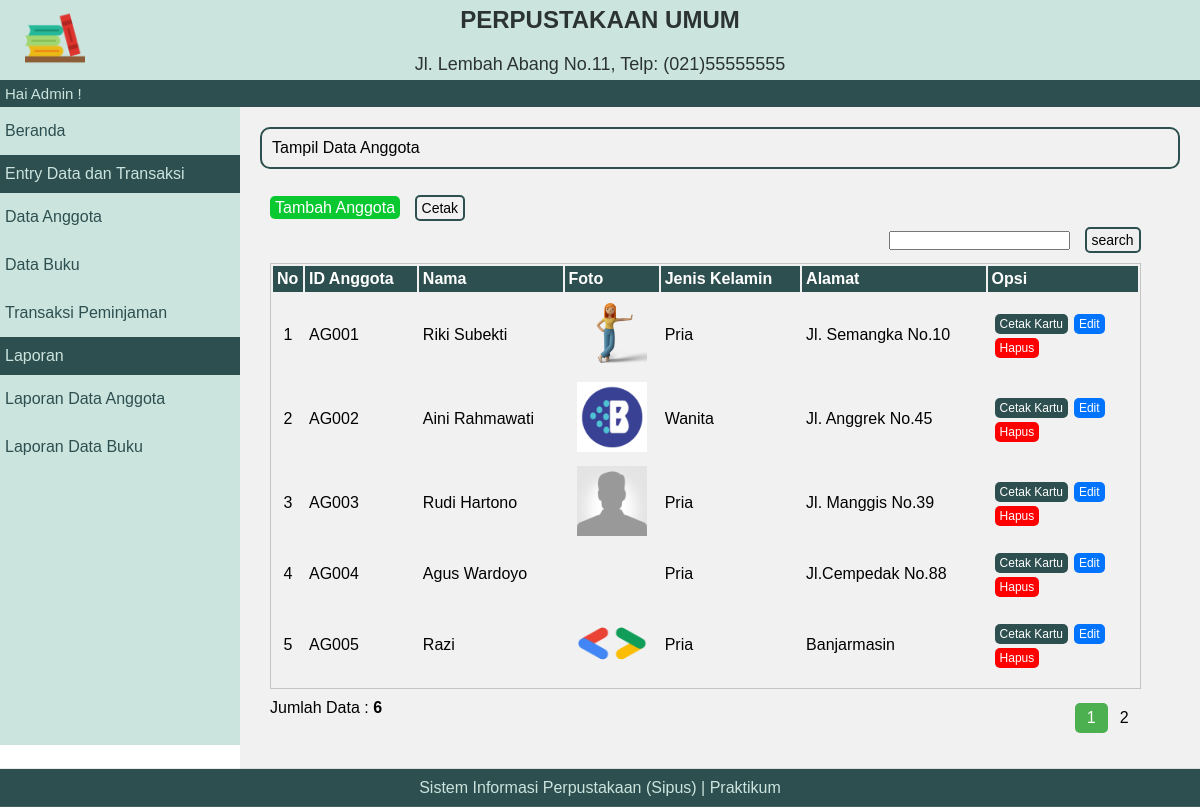
Screenshot of /index.php?p=anggota (signed in) with the database file from the repository.
### tables this page shows
CREATE TABLE `tbanggota` (
  `idanggota` varchar(255) NOT NULL,
  `nama` varchar(255) NOT NULL,
  `jeniskelamin` varchar(255) NOT NULL,
  `alamat` varchar(255) NOT NULL,
  `status` varchar(255) NOT NULL,
  `foto` varchar(255) NOT NULL
);

### pages/anggota.php (the view, shortened to what this page needs)
<p class="nmHalaman">Tampil Data Anggota</p>
<div id="content">
    <p id="tombol-tambah-container">
        <a href="index.php?p=anggota-input" class="tombol tombol-tambah">Tambah Anggota</a>
        <a href="./pages/cetak.php" target="_blank" class="tombol tombol-cetak-halaman">Cetak</a>
    </p>
    <form class="form-inline" method="POST">
        <div align="right">
            <form method="POST">
                <input type="text" name="pencarian">
                <input type="submit" name="search" value="search" class="tombol tombol-cetak-halaman">
            </form>
        </div>
    </form>
    <table id="tabel-tampil">
        <tr>
            <th id="label-tampil-no">No</td>
            <th>ID Anggota</th>
            <th>Nama</th>
            <th>Foto</th>
            <th>Jenis Kelamin</th>
            <th>Alamat</th>
            <th id="label-opsi">Opsi</th>
        </tr>
        <?php
        $batas = 5;
        extract($_GET);
        if (empty($hal)) {
            $posisi = 0;
            $hal = 1;
            $nomor = 1;
        } else {
            $posisi = ($hal - 1) * $batas;
            $nomor = $posisi + 1;
        }
        if ($_SERVER['REQUEST_METHOD'] == "POST") {
            $pencarian = trim(mysqli_real_escape_string($db, $_POST['pencarian']));
            if ($pencarian != '') {
                $sql = "SELECT * FROM tbanggota WHERE nama LIKE '%$pencarian%'
                            OR idanggota LIKE '%$pencarian%'
                            OR alamat LIKE '%$pencarian%'";
                $query = $sql;
                $queryJml = $sql;
            } else {
                $query = "SELECT * FROM tbanggota LIMIT $posisi, $batas";
                $queryJml = "SELECT * FROM tbanggota";
                $no = $posisi * 1;
            }
        } else {
            $query = "SELECT * FROM tbanggota LIMIT $posisi, $batas";
            $queryJml = "SELECT * FROM tbanggota";
        }
        $q_tampil_anggota = mysqli_query($db, $query);
        if (mysqli_num_rows($q_tampil_anggota) > 0) {
            while ($r_tampil_anggota = mysqli_fetch_array($q_tampil_anggota)) {
                if (empty($r_tampil_anggota['foto']) or ($r_tampil_anggota['foto'] == '-'))
                    $foto = "admin-no-photo.png";
                else
                    $foto = $r_tampil_anggota['foto'];
        ?>
                <tr>
                    <td style="text-align: center;"><?php echo $nomor; ?></td>
                    <td><?php echo $r_tampil_anggota['idanggota']; ?></td>
                    <td><?php echo $r_tampil_anggota['nama']; ?></td>
                    <td style="text-align: center;"><img src="./images/<?php echo $foto; ?>" width="70px height=70px" alt=""></td>
                    <td><?php echo $r_tampil_anggota['jeniskelamin']; ?></td>
                    <td><?php echo $r_tampil_anggota['alamat']; ?></td>
                    <td>
                        <div class="tombol-opsi-container">
                            <a target="_blank" href="pages/cetak_kartu.php?id=<?php echo $r_tampil_anggota['idanggota']; ?>" class="tombol tombol-cetak">Cetak Kartu</a>
                        </div>
                        <div class="tombol-opsi-container">
                            <a href="index.php?p=anggota-edit&id=<?php echo $r_tampil_anggota['idanggota']; ?>" class="tombol tombol-edit">Edit</a>
                        </div>
                        <div class="tombol-opsi-container">
                            <a href="proses/anggota-hapus-proses.php?id=<?php echo $r_tampil_anggota['idanggota']; ?>" class="tombol tombol-hapus" onclick="return confirm('Apakah Anda Yakin Akan Menghapus Data ini?')">Hapus</a>
                        </div>
                    </td>
                </tr>
        <?php $nomor++;
            }
        } else {
            echo "<tr><td colspan=6>Data Tidak Ditemukan</td></tr>";
        } ?>
    </table>
    <?php
    if (isset($_POST['pencarian'])) {
        if ($_POST['pencarian'] != '') {
            echo "<div style=\"float:left;\">";
            $jml = mysqli_num_rows(mysqli_query($db, $queryJml));
            echo "Data Hasil Pencarian: <b>$jml</b>";
            echo "</div>";
        }
    } else { ?>
        <div style="float:left;">
            <?php
            $jml = mysqli_num_rows(mysqli_query($db, $queryJml));
            echo "Jumlah Data : <b>$jml</b>";
            ?>
        </div>
        <div class="pagination">
            <?php
            $jml_hal = ceil($jml / $batas);
            for ($i = 1; $i <= $jml_hal; $i++) {
                if ($i != $hal) {
                    echo "<a href=\"?p=anggota&hal=$i\">$i</a>";
                } else {
                    echo "<a class=\"active\">$i</a>";
                }
            }
            ?>
        </div>
    <?php
    }
    ?>
</div>

### style/style.css (style rules this page uses)
* { box-sizing: border-box; margin: 0; padding: 0; }
body { font-family: Arial, Helvetica, sans-serif; }
#content { float: left; width: 96.8%; min-width: 454px; border: none; padding: 10px; margin-bottom: 6px; }
.nmHalaman { border: 2px solid #2e4f4f; padding: 10px; border-radius: 10px; margin-bottom: 20px; }
#tombol-tambah-container { margin-bottom: 10px; }
.tombol { border-radius: 5px; font-size: 12px; text-decoration: none; padding-top: 3px; padding-bottom: 3px; padding-left: 5px; padding-right: 5px; color: black; cursor: pointer; }
.tombol-hapus { background-color: #ff0000; color: white; }
.tombol-edit { background-color: #0073ff; color: white; }
.tombol-cetak { background-color: #2e4f4f; color: white; }
.tombol-cetak-halaman { border: 2px solid #2e4f4f; margin-left: 10px; font-size: 14px; }
.tombol-tambah { background-color: #0ac830; font-size: 16px; color: white; }
#tabel-tampil { border: 1px solid #c4c4c4; margin: 10px 0; width: 100%; }
#tabel-tampil tr:nth-child(odd) { background-color: #f1f1f1; }
#tabel-tampil tr th { justify-content: center; background-color: #2e4f4f; color: white; padding: 4px; text-align: left; }
#tabel-tampil tr td { padding: 4px; text-align: left; }
#tabel-tampil td { padding: 4px; }
#label-tampil-no { width: 30px; }
#label-opsi { width: 150px; font-weight: bold; }
.tombol-opsi-container { float: left; margin: 3px; }
.pagination { padding-top: 4px; float: right; }
.pagination a { color: black; float: left; padding: 6px 12px; text-decoration: none; }
.pagination a.active { background-color: #4caf50; color: white; border-radius: 5px; }

### rows the page displays
tbanggota: idanggota "AG001", nama "Riki Subekti", foto (picture), jeniskelamin "Pria", alamat "Jl. Semangka No.10"
tbanggota: idanggota "AG002", nama "Aini Rahmawati", foto (picture), jeniskelamin "Wanita", alamat "Jl. Anggrek No.45"
tbanggota: idanggota "AG003", nama "Rudi Hartono", shows a picture, jeniskelamin "Pria", alamat "Jl. Manggis No.39"
tbanggota: idanggota "AG004", nama "Agus Wardoyo", jeniskelamin "Pria", alamat "Jl.Cempedak No.88"
tbanggota: idanggota "AG005", nama "Razi", foto (picture), jeniskelamin "Pria", alamat "Banjarmasin"

### other values shown
$nama "Admin"
$jml "6"
